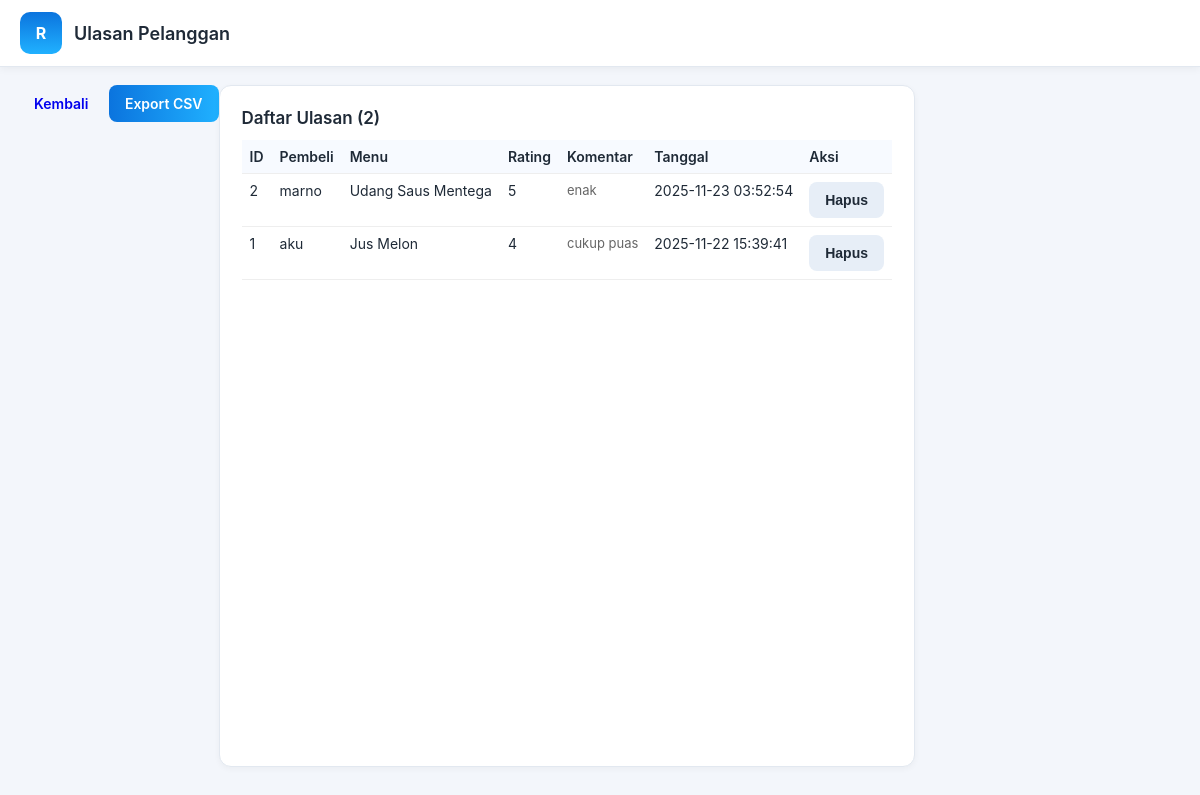
/admin/ulasan.php (signed in), run on the app's committed database.
### tables this page shows
CREATE TABLE `ulasan` (
  `id_ulasan` int NOT NULL,
  `id_pembeli` int DEFAULT NULL,
  `id_menu` int DEFAULT NULL,
  `rating` int DEFAULT NULL,
  `komentar` text,
  `tanggal` timestamp NULL DEFAULT CURRENT_TIMESTAMP
);

CREATE TABLE `pembeli` (
  `id_pembeli` int NOT NULL,
  `nama` varchar(100) NOT NULL,
  `created_at` timestamp NULL DEFAULT CURRENT_TIMESTAMP
);

### admin/ulasan.php (the view, shortened to what this page needs)
<?php
require 'koneksi.php';
$reviews = [];
$q = $mysqli->prepare('SELECT u.id_ulasan, p.nama AS pembeli, COALESCE(m.nama_menu, "-") AS menu, u.rating, u.komentar, u.tanggal FROM ulasan u LEFT JOIN pembeli p ON u.id_pembeli = p.id_pembeli LEFT JOIN menu m ON u.id_menu = m.id_menu ORDER BY u.tanggal DESC');
if ($q) {
    $q->execute();
    $res = $q->get_result();
    while ($row = $res->fetch_assoc()) $reviews[] = $row;
}
function e($s){ return htmlspecialchars($s, ENT_QUOTES, 'UTF-8'); }
?>
<!doctype html>
<html>
<head>
  <link rel="stylesheet" href="css/admin.css">
</head>
<body>
<header class="topbar"><div class="brand"><div class="logo">R</div><h1>Ulasan Pelanggan</h1></div></header>
<div class="layout" style="padding:18px">
  <div style="margin-bottom:12px"><a class="btn" href="data_master.php">Kembali</a> <a class="btn primary" href="ulasan.php?export=csv">Export CSV</a></div>
  <div class="card">
    <h3>Daftar Ulasan (<?php echo count($reviews) ?>)</h3>
    <table>
      <thead>
        <tr><th>ID</th><th>Pembeli</th><th>Menu</th><th>Rating</th><th>Komentar</th><th>Tanggal</th><th>Aksi</th></tr>
      </thead>
      <tbody>
      <?php foreach($reviews as $r): ?>
        <tr>
          <td><?php echo e($r['id_ulasan']) ?></td>
          <td><?php echo e($r['pembeli'] ?? '-') ?></td>
          <td><?php echo e($r['menu'] ?? '-') ?></td>
          <td><?php echo e($r['rating']) ?></td>
          <td><div class="small"><?php echo e($r['komentar']) ?></div></td>
          <td><?php echo e($r['tanggal']) ?></td>
          <td>
            <form method="post" onsubmit="return confirm('Hapus ulasan ini?');">
              <button class="btn ghost" type="submit">Hapus</button>
            </form>
          </td>
        </tr>
      <?php endforeach; ?>
      </tbody>
    </table>
  </div>
</div>
</body>
</html>

### admin/css/admin.css (style rules this page uses)
:root { --primary: #0b74de; --secondary: #20b1ff; --text: #1f2a37; --muted: #6c7a89; --card: #ffffff; --bg: #f3f6fb; --border: #e2e8f0; }
* { margin: 0; padding: 0; box-sizing: border-box; }
html, body { font-family: Inter, system-ui, -apple-system, "Segoe UI", Roboto, Arial; background: var(--bg); color: var(--text); height: 100%; }
.topbar { background: var(--card); padding: 12px 20px; display: flex; align-items: center; justify-content: space-between; border-bottom: 1px solid var(--border); box-shadow: 0 2px 8px rgba(0,0,0,0.05); position: sticky; top: 0; z-index: 20; }
.topbar .brand { display: flex; align-items: center; gap: 12px; }
.topbar .logo { width: 42px; height: 42px; border-radius: 10px; background: linear-gradient(180deg, var(--primary), var(--secondary)); color: #fff; font-weight: 700; display: flex; align-items: center; justify-content: center; }
.topbar h1 { font-size: 18px; font-weight: 600; }
.layout { display: flex; min-height: calc(100vh - 64px); }
.btn { display: inline-block; padding: 10px 16px; border-radius: 8px; font-weight: 600; cursor: pointer; border: none; text-decoration: none; transition: 0.2s; font-size: 14px; }
.btn.primary { background: linear-gradient(90deg, var(--primary), var(--secondary)); color: white; }
.btn.ghost { background: #e7eef7; color: var(--text); }
.card { background: var(--card); padding: 22px; border-radius: 12px; margin-bottom: 18px; border: 1px solid var(--border); box-shadow: 0 2px 6px rgba(0,0,0,0.04); }
.card h3 { font-size: 17px; margin-bottom: 6px; font-weight: 600; }
table { width: 100%; border-collapse: collapse; margin-top: 12px; font-size: 14px; }
th { background: #f7faff; padding: 10px; font-weight: 600; border-bottom: 1px solid var(--border); }
td { padding: 10px; vertical-align: top; border-bottom: 1px solid #eef2f6; }

### admin/ulasan.php (style rules this page uses)
table { width:100%;border-collapse:collapse }
th,td { padding:8px;border-bottom:1px solid #eee;text-align:left }
.small { font-size:13px;color:#666 }

### data on the page
ulasan: id_ulasan "2", id_pembeli.nama "marno", menu "Udang Saus Mentega", rating "5", komentar "enak", tanggal "2025-11-23 03:52:54"
ulasan: id_ulasan "1", id_pembeli.nama "aku", menu "Jus Melon", rating "4", komentar "cukup puas", tanggal "2025-11-22 15:39:41"

### other printed values
count($reviews) "2"
